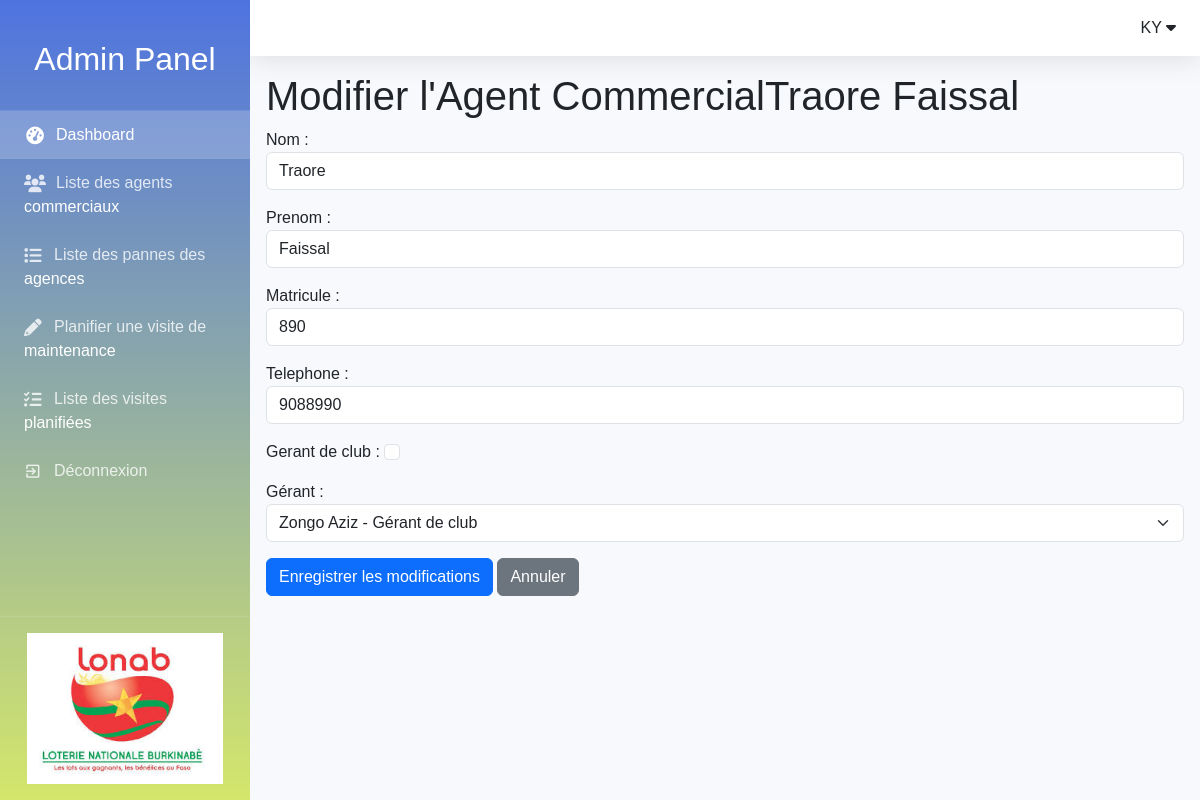
Page /monapplication/agents/modifier/4/ (signed in) on the committed database.
### monapplication/models.py (models this page shows)
class AgentCommercial(models.Model):
    nom = models.CharField(max_length=100)
    prenom = models.CharField(max_length=100)
    matricule = models.CharField(max_length=10, unique=True)
    telephone = models.CharField(max_length=15)
    gerant_de_club = models.BooleanField(default=False)
    gerant = models.ForeignKey(
        'self',
        null=True, blank=True,
        on_delete=models.SET_NULL,
        limit_choices_to={'gerant_de_club': True},
        related_name='agents_sous_gerance',
        verbose_name="Gérant"
    )
    def __str__(self):
        role = "Gérant de club" if self.gerant_de_club else "Agent commercial"
        return f"{self.nom} {self.prenom} - {role}"

### monapplication/views.py (the view)
# urls.py: path('agents/modifier/<int:pk>/', views.modifier_commercial, name='modifier_commercial'),
@login_required
def modifier_commercial(request, pk):
    agent = get_object_or_404(AgentCommercial, pk=pk)
    if request.method == 'POST':
        form = AgentCommercialForm(request.POST, instance=agent)
        if form.is_valid():
            form.save()
            return redirect('agent_liste')
    else:
        form = AgentCommercialForm(instance=agent)
    return render(request, 'modifier_commercial.html', {'form': form, 'agent': agent})

### monapplication/forms.py (shortened to what this page needs)
class AgentCommercialForm(forms.ModelForm):
    class Meta:
        model = AgentCommercial
        fields = ['nom', 'prenom', 'matricule', 'telephone', 'gerant_de_club', 'gerant']
        widgets = {
            'nom': forms.TextInput(attrs={'class': 'form-control'}),
            'prenom': forms.TextInput(attrs={'class': 'form-control'}),
            'matricule': forms.TextInput(attrs={'class': 'form-control'}),
            'telephone': forms.TextInput(attrs={'class': 'form-control'}),
            'gerant_de_club': forms.CheckboxInput(attrs={'class': 'form-check-input', 'id': 'id_gerant_de_club'}),
            'gerant': forms.Select(attrs={'class': 'form-select', 'id': 'id_gerant'}),
        }

### monapplication/templates/modifier_commercial.html (shortened to what this page needs)
{% extends 'base_generic.html' %}
{% block content %}
<h1>Modifier l'Agent Commercial{{ agent.nom }} {{ agent.prenom }}</h1>
<form method="post" action="{% url 'modifier_commercial' agent.pk %}">
    {{ form.as_p }}
    <button type="submit" class="btn btn-primary">Enregistrer les modifications</button>
    <a href="{% url 'agent_liste' %}" class="btn btn-secondary">Annuler</a>
</form>
{% endblock %}

### monapplication/templates/base_generic.html (style rules this page uses)
:root { --primary: #4e73df; --secondary: #858796; --success: #1cc88a; --info: #36b9cc; --warning: #f6c23e; --danger: #e74a3b; --light: #f8f9fc; --dark: #5a5c69; }
* { margin: 0; padding: 0; box-sizing: border-box; font-family: 'Nunito', sans-serif; }
body { background-color: #f8f9fc; min-height: 100vh; display: flex; }

### rows in the picture
AgentCommercial: nom "Traore", prenom "Faissal", matricule "890", telephone "9088990", gerant "Zongo Aziz - Gérant de club"
